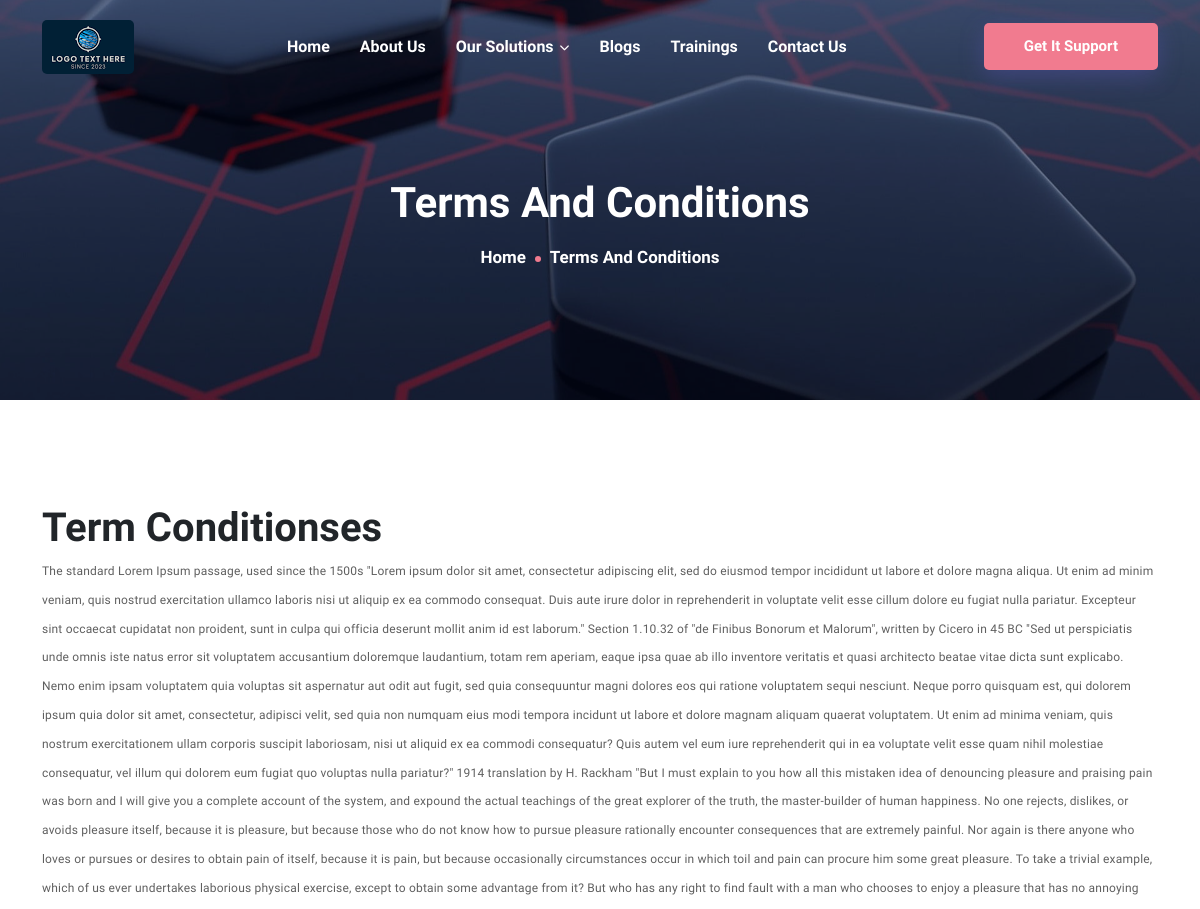
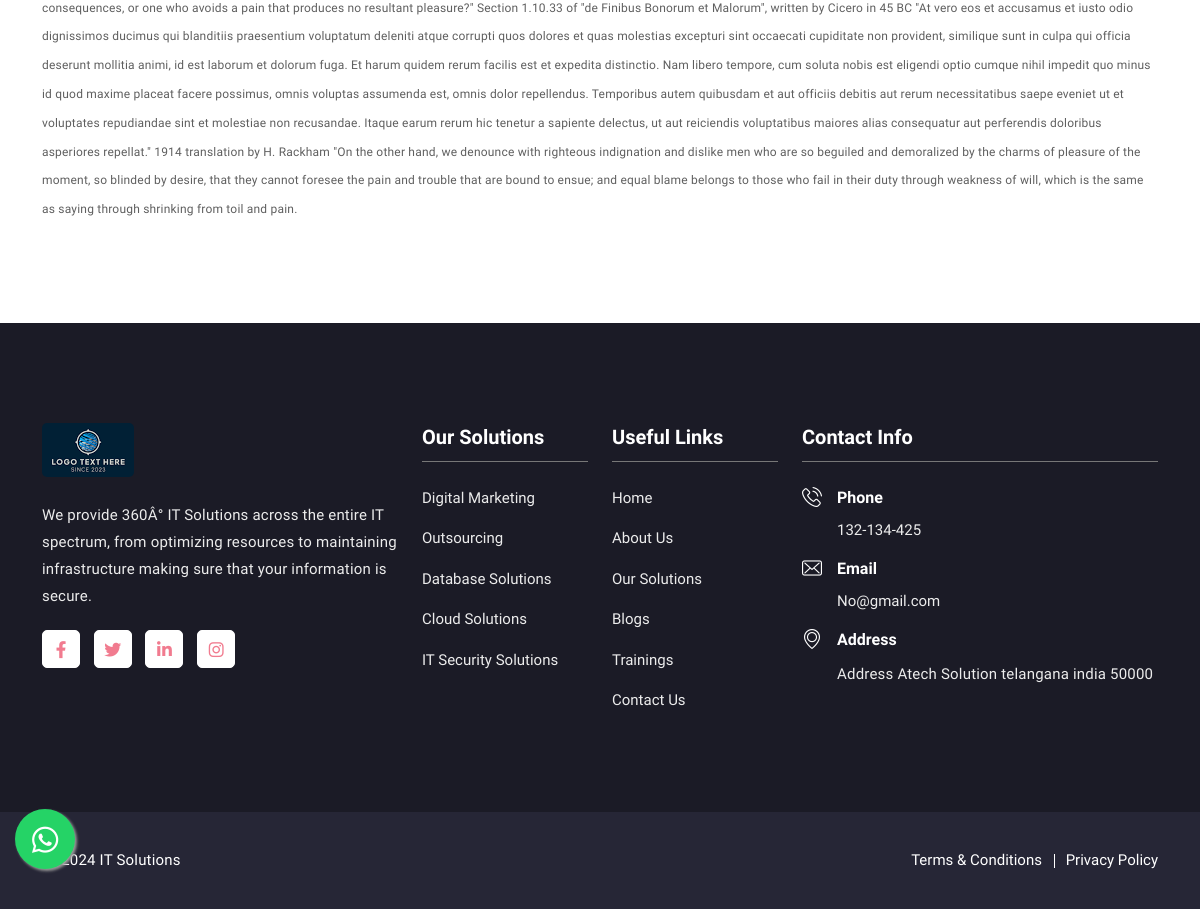
The app's page /terms-and-conditions.php with its own data (2 pictures, top to bottom).
### tables this page shows
CREATE TABLE `general_tbl` (
  `general_id` int(11) NOT NULL,
  `general_imgicon` varchar(255) NOT NULL,
  `general_companyname` text NOT NULL,
  `general_contactpersonname` varchar(255) NOT NULL,
  `general_address` text NOT NULL,
  `general_pincode` varchar(255) NOT NULL,
  `general_city` varchar(255) NOT NULL,
  `general_county` varchar(255) NOT NULL,
  `general_currancy` varchar(255) NOT NULL,
  `general_sessionid` varchar(255) NOT NULL,
  `general_sessionmonth` varchar(255) NOT NULL,
  `general_phoneno` varchar(255) NOT NULL,
  `general_emailid` varchar(255) NOT NULL,
  `general_entrydt` varchar(255) NOT NULL,
  `general_status` int(11) NOT NULL DEFAULT 1,
  `genaral_addby` int(11) NOT NULL,
  `general_currencysysmbol` varchar(255) NOT NULL,
  `general_gstno` varchar(255) NOT NULL,
  `general_gstpercentage` varchar(255) NOT NULL,
  `general_numberemi` varchar(255) NOT NULL,
  `general_numberlatepay` varchar(255) NOT NULL,
  `general_adnacepaymnetpercentage` varchar(255) NOT NULL,
  `general_mobilno` varchar(255) NOT NULL,
  `general_website` text NOT NULL,
  `general_panno` varchar(255) NOT NULL,
  `general_financial_start_date` varchar(255) NOT NULL,
  `general_financial_end_date` varchar(255) NOT NULL,
  `genaral_statename` varchar(255) NOT NULL,
  `general_half_day_starttime` varchar(255) NOT NULL,
  `general_half_day_endtime` varchar(255) NOT NULL,
  `general_full_dat_starttime` varchar(255) NOT NULL,
  `general_full_dat_endtime` varchar(255) NOT NULL,
  `general_mendetory_holiday` varchar(255) NOT NULL,
  `general_additionweek_holiday` int(11) NOT NULL DEFAULT 0 COMMENT '0=no, 1yes',
  `general_additianl_day` varchar(255) NOT NULL,
  `general_week` varchar(255) NOT NULL,
  `general_holiday_count_leave_status` int(11) NOT NULL DEFAULT 0 COMMENT '0=not count,1=count',
  `general_week_off` int(11) NOT NULL DEFAULT 1 COMMENT '1=count,0=not count',
  `general_leave_carry_forword` int(11) NOT NULL DEFAULT 1 COMMENT '1=forword,0=not forword',
  `general_holiday_start_date` varchar(255) NOT NULL,
  `general_holiday_end_date` varchar(255) NOT NULL,
  `general_highest_auth` varchar(255) NOT NULL,
  `general_fax` varchar(255) NOT NULL,
  `general_iframe_address` text NOT NULL,
  `general_facebook` text NOT NULL,
  `general_twitter` text NOT NULL,
  `general_linkedin` text NOT NULL,
  `general_pinterest` text NOT NULL,
  `general_whatsapp` text NOT NULL,
  `general_instagram` text NOT NULL,
  `general_googleplus` text NOT NULL,
  `general_skype` text NOT NULL,
  `general_about_us` text NOT NULL,
  `site_background_color` varchar(255) DEFAULT NULL,
  `site_header_type` varchar(255) DEFAULT NULL,
  `site_layout` varchar(255) DEFAULT NULL,
  `site_theam_color` varchar(255) DEFAULT NULL,
  `general_gstno_per` varchar(255) NOT NULL,
  `travel_link` varchar(255) NOT NULL,
  `accommodation_link` varchar(255) NOT NULL,
  `image_2` varchar(255) NOT NULL
);

CREATE TABLE `banner` (
  `banner_id` int(11) NOT NULL,
  `banner_page_name` varchar(255) NOT NULL,
  `banner_page_banner` text NOT NULL,
  `banner_page_status` int(11) NOT NULL DEFAULT 1,
  `banner_page_date_time` varchar(255) NOT NULL,
  `banner_added_by` varchar(255) NOT NULL
);

CREATE TABLE `term_codition` (
  `term_codition_id` int(11) NOT NULL,
  `term_pravicy_description` text NOT NULL,
  `term_pravicy_title` varchar(255) NOT NULL,
  `term_codition_description` text NOT NULL,
  `term_condition_title` varchar(255) NOT NULL,
  `term_codition_status` int(11) NOT NULL DEFAULT 1,
  `term_codition_datetime` varchar(255) NOT NULL
);

CREATE TABLE `services` (
  `services_id` int(11) NOT NULL,
  `services_title` varchar(255) NOT NULL,
  `services_image` varchar(255) NOT NULL,
  `services_status` int(11) NOT NULL DEFAULT 1,
  `services_datetime` varchar(255) NOT NULL,
  `services_description` text NOT NULL,
  `services_slug` varchar(255) NOT NULL,
  `services_cover_image` varchar(255) NOT NULL,
  `services_small_description` text NOT NULL,
  `services_add_by` varchar(255) NOT NULL,
  `seo_keyword` text NOT NULL,
  `seo_description` text NOT NULL,
  `services_features_status` varchar(255) NOT NULL COMMENT '1 = features ',
  `services_about` varchar(255) NOT NULL COMMENT '1 = ''about_page'''
);

### terms-and-conditions.php (the view)
<?php include('./includes/header.php'); ?>
	<div class="page-title-area item-bg1"  style="background-image:url(<?php
while ($banner = mysqli_fetch_assoc($banner_query)) {
    if (empty($banner['banner_page_banner'])) {
        echo ROOT_URL.'assets/img/page-title-bg.jpg';
    }
    else {
        echo ROOT_URL.'upload/header/'. $banner['banner_page_banner'];
    }
}
?>)">
		<div class="d-table">
			<div class="d-table-cell">
				<div class="container">
					<div class="page-title-content">
						<h2>Terms And Conditions</h2>
						<ul>
							<li><a href="index.php">Home</a>
							</li>
							<li>Terms And Conditions</li>
						</ul>
					</div>
				</div>
			</div>
		</div>
	</div>
    <?php
        $term_fetech = "SELECT * FROM `term_codition`  where `term_codition_status`= '1'";
        $term_query = mysqli_query($con, $term_fetech);
        $term_list = mysqli_fetch_array($term_query);
    ?>
<section class="contact section-padding">
    <div class="container">
        <div class="row justify-content-between">
            <div class="col-xl-12 col-lg-12">
                <h1><?php echo $term_list['term_condition_title']?></h1>
                <?php echo $term_list['term_codition_description']?>
            </div>
        </div>
    </div>
</section>
<?php include ('includes/footer.php'); ?>

### includes/header.php (shortened to what this page needs)
<?php
    include 'admin/includeadmin/db_connect.php';
	  $admin_nameee = basename($_SERVER['SCRIPT_NAME']);
	   $user_fetch = "select * from `general_tbl` where `general_status`= '1'";
	   $query = mysqli_query($con, $user_fetch);
	   $general = mysqli_fetch_assoc($query);
	   $banner_sql = "SELECT * FROM `banner` WHERE banner_page_status='1' AND banner_page_name ='$admin_nameee'";
	   $banner_query = mysqli_query($con, $banner_sql);
?>
<!doctype html>
<html lang="zxx">
<head>
	<link rel="stylesheet" href="<?php echo ROOT_URL?>assets/css/bootstrap.min.css">
	<link rel="stylesheet" href="<?php echo ROOT_URL?>assets/css/animate.min.css">
	<link rel="stylesheet" href="<?php echo ROOT_URL?>assets/css/flaticon.css">
	<link rel="stylesheet" href="<?php echo ROOT_URL?>assets/css/fontawesome.min.css">
	<link rel="stylesheet" href="<?php echo ROOT_URL?>assets/css/bootstrap-icons.css">
	<link rel="stylesheet" href="<?php echo ROOT_URL?>assets/css/meanmenu.css">
	<link rel="stylesheet" href="<?php echo ROOT_URL?>assets/css/magnific-popup.min.css">
	<link rel="stylesheet" href="<?php echo ROOT_URL?>assets/css/swiper.min.css">
	<link rel="stylesheet" href="<?php echo ROOT_URL?>assets/css/owl.carousel.min.css">
	<link rel="stylesheet" href="<?php echo ROOT_URL?>assets/css/style.css">
	<link rel="stylesheet" href="<?php echo ROOT_URL?>assets/css/responsive.css">
	<link rel="stylesheet" href="https://cdnjs.cloudflare.com/ajax/libs/font-awesome/6.4.0/css/all.min.css">
</head>
<body>
	<div class="navbar-area">
		<div class="techvio-nav">
			<div class="container">
				<nav class="navbar navbar-expand-md navbar-light">
					<a class="navbar-brand" href="index.html">
						<img src="<?php echo ROOT_URL ."upload/general/logo/" . $general['general_imgicon']; ?>" class="white-logo" alt="logo">
					</a>
					<div class="collapse navbar-collapse mean-menu" id="navbarSupportedContent">
						<ul class="navbar-nav">
                            <li class="nav-item">
								<a class="<?php if($admin_nameee =='index.php'){echo 'active';}?>" href="<?php echo ROOT_URL?>index.php">Home</a>
							</li>
							<li class="nav-item">
								<a class="<?php if($admin_nameee =='about-us.php'){echo 'active';}?>"  href="<?php echo ROOT_URL?>about-us.php">About Us</a>
							</li>
							<li class="nav-item">
								<a class="<?php if($admin_nameee =='our-solutions.php'){echo 'active';}?>"  href="<?php echo ROOT_URL?>our-solutions.php">Our Solutions <i class="fas fa-chevron-down"></i></a>
							</li>
							<li class="nav-item">
								<a class="<?php if($admin_nameee =='blog.php'){echo 'active';}?>"    href="<?php echo ROOT_URL?>blog.php">Blogs</a>
							</li>
							<li class="nav-item">
								<a class="<?php if($admin_nameee =='trainings.php'){echo 'active';}?>" href="<?php echo ROOT_URL?>trainings.php">Trainings</a>
							</li>
							<li class="nav-item">
								<a class="<?php if($admin_nameee =='contact-us.php'){echo 'active';}?>"  href="<?php echo ROOT_URL?>contact-us.php">Contact Us</a>
							</li>
						</ul>
						<div class="other-option">
							<a class="default-btn" href="<?php echo ROOT_URL?>contact-us.php">Get It Support <span></span></a>
						</div>
					</div>
				</nav>
			</div>
		</div>
	</div>

### includes/footer.php (shortened to what this page needs)
	<section class="footer-subscribe-wrapper">
    <div class="footer-area ptb-100">
			<div class="container">
				<div class="row">
					<div class="col-lg-4 col-md-6 col-sm-6">
						<div class="single-footer-widget">
							<a class="footer-logo" href="#">
								<img src="<?php echo ROOT_URL ."upload/general/logo/" . $general['general_imgicon']; ?>" class="white-logo" alt="logo">
							</a>
                            <p><?php echo $general['general_about_us'];?></p>
							<ul class="footer-social">
								<?php
                                    if ($general['general_facebook'] != '#') {
                                        ?>
                                            <li class="list-inline-item "><a target="_blank" href="<?php echo $general['general_facebook'] ?>"><i class="fab fa-facebook-f" ></i></a></li>
                                        <?php
                                    }
                                    if ($general['general_twitter'] != '#') {
                                        ?>
                                            <li class="list-inline-item"><a target="_blank" href="<?php echo $general['general_twitter'] ?>"><i class="fab fa-twitter" ></i></a></li>
                                        <?php
                                    }
                                    if ($general['general_linkedin'] != '#') {
                                        ?>
                                            <li class="list-inline-item"><a target="_blank" href="<?php echo $general['general_linkedin'] ?>"><i class="fab fa-linkedin-in" ></i></a></li>
                                        <?php
                                    }
                                        ?>
                                        <?php
                                    if ($general['general_instagram'] != '#') {
                                        ?>
                                         <li class="list-inline-item"><a target="_blank" href="<?php echo $general['general_instagram'] ?>"><i class="fab fa-instagram" ></i></a></li>
                                        <?php
                                    }
                            ?>
							</ul>
						</div>
					</div>
					<div class="col-lg-2 col-md-6 col-sm-6">
						<div class="single-footer-widget">
							<div class="footer-heading">
								<h3>Our Solutions</h3>
							</div>
							<ul class="footer-quick-links">
							<?php
                                    $blog_detailquery2 = "SELECT * FROM services Where services_status='1' ORDER BY services_id DESC LIMIT 5";
                                    $blog_run = mysqli_query($con, $blog_detailquery2);
                                    while($blog_related_list = mysqli_fetch_assoc($blog_run)){
                                ?>
                                <li><a href="<?php echo ROOT_URL;?>solution_details.php/<?php echo $blog_related_list['services_slug']?>"><?php echo $blog_related_list['services_title'] ?></a></li>
                                <?php } ?>
							</ul>
						</div>
					</div>
					<div class="col-lg-2 col-md-6 col-sm-6">
						<div class="single-footer-widget">
							<div class="footer-heading">
								<h3>Useful Links</h3>
							</div>
							<ul class="footer-quick-links">
							    <li><a href="<?php echo ROOT_URL?>index.php">Home</a></li>
								<li><a href="<?php echo ROOT_URL?>about-us.php">About Us</a></li>
								<li><a href="<?php echo ROOT_URL?>our-solutions.php">Our Solutions</a></li>
								<li><a href="<?php echo ROOT_URL?>blog.php">Blogs</a></li>
								<li><a href="<?php echo ROOT_URL?>trainings.php">Trainings</a></li>
								<li><a href="<?php echo ROOT_URL?>contact-us.php">Contact Us</a></li>
							</ul>
						</div>
					</div>
					<div class="col-lg-4 col-md-6 col-sm-6">
						<div class="single-footer-widget">
							<div class="footer-heading">
								<h3>Contact Info</h3>
							</div>
							<div class="footer-info-contact">
								<i class="flaticon-phone-call"></i>
								<h3>Phone</h3>
								<span><a href="tel:<?php echo $general['general_mobilno'] ?>"><?php echo $general['general_mobilno'] ?></a></span>
							</div>
							<div class="footer-info-contact">
								<i class="flaticon-envelope"></i>
								<h3>Email</h3>
								<span><a href="mailto:<?php echo $general['general_emailid'] ?>"><?php echo $general['general_emailid'] ?></a></span>
							</div>
							<div class="footer-info-contact">
								<i class="flaticon-placeholder"></i>
								<h3>Address</h3>
								<p><?php echo $general['general_address'] ?></p>
							</div>
						</div>
					</div>
				</div>
			</div>
		</div>
		<a  class="whats-app" href="<?php echo $general['general_whatsapp'] ?>" target="_blank">
    <i class="fab fa-whatsapp my-float"></i></a>
	</section>
	<div class="copyright-area">
		<div class="container">
			<div class="row align-items-center">
				<div class="col-lg-6 col-md-6">
					<p><i class="far fa-copyright"></i> 2024 <?php echo $general['general_companyname'] ?> </p>
				</div>
				<div class="col-lg-6 col-md-6">
					<ul>
						<li><a href="<?php echo ROOT_URL?>terms-and-conditions.php">Terms & Conditions</a></li>
						<li><a href="<?php echo ROOT_URL?>privacy-policy.php">Privacy Policy</a></li>
					</ul>
				</div>
			</div>
		</div>
	</div>
</body>
</html>

### records on screen
general_tbl: general_imgicon (picture), general_about_us "We provide 360Â° IT Solutions across the entire IT spectrum, from optimizing resources to maintaining infrastructure making sure that your information is secure.", general_mobilno "132-134-425", general_emailid "No@gmail.com", general_address "Address Atech Solution telangana india 50000", general_companyname "IT Solutions"
banner: banner_page_banner (picture)
term_codition: term_condition_title "Term Conditionses", term_codition_description "The standard Lorem Ipsum passage, used since the 1500s \"Lorem ipsum dolor sit amet, consectetur adipiscing elit, sed do eiusmod tempor incididunt ut labore et dolore magna aliqua. Ut enim ad minim veniam, quis nostrud exercitation ullamco laboris nisi ut aliquip ex ea commodo consequat. Duis aute irure dolor in reprehenderit in voluptate velit esse cillum dolore eu fugiat nulla pariatur. Excepteur sint occaecat cupidatat non proident, sunt in culpa qui officia deserunt mollit anim id est laborum.\" Section 1.10.32 of \"de Finibus Bonorum et Malorum\", written by Cicero in 45 BC \"Sed ut perspiciatis unde omnis iste natus error sit voluptatem accusantium doloremque laudantium, totam rem aperiam,…"
services: services_title "Digital Marketing"
services: services_title "Outsourcing"
services: services_title "Database Solutions"
services: services_title "Cloud Solutions"
services: services_title "IT Security Solutions"
